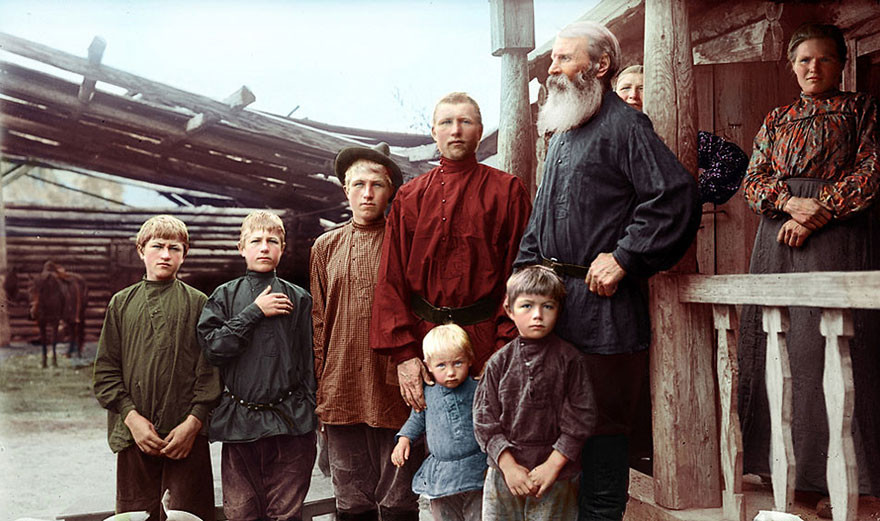
#> input picture 2c.png, 880 x 521 px
$ python Bilateral_filter_numpy_cupy.py
#> lines starting #> are read from the running program, lines starting #| are printed output that depends on the picture
import numpy as np
import cupy as cp
import cv2
import time
# Базис взят с https://github.com/wctu/bilateralfilter-numpy/blob/master/bilateralfilter.py

# image: входное изображение
# texture: руководящее изображение
# sigma_s: пространственный параметр (pixels)
# sigma_r: ранговый параметр (не нормализованный)
def bilateralfilter(image, texture, sigma_s, sigma_r):
    r = int(np.ceil(3 * sigma_s))
    # Image padding
    if image.ndim == 3:
        h, w, ch = image.shape
        I = np.pad(image, ((r, r), (r, r), (0, 0)), 'symmetric').astype(np.float32)
    elif image.ndim == 2:
        h, w = image.shape
        I = np.pad(image, ((r, r), (r, r)), 'symmetric').astype(np.float32)
    else:
        print('Входное изображение является не допустимым!')
        return image
    # Check texture size and do padding
    if texture.ndim == 3:
        ht, wt, cht = texture.shape
        if ht != h or wt != w:
            print('Руководящее изображение не совпадает с входным изображением!')
            return image
        T = np.pad(texture, ((r, r), (r, r), (0, 0)), 'symmetric').astype(np.int32)
    elif texture.ndim == 2:
        ht, wt = texture.shape
        if ht != h or wt != w:
            print('Руководящее изображение не совпадает с входным изображением!')
            return image
        T = np.pad(texture, ((r, r), (r, r)), 'symmetric').astype(np.int32)
    # Pre-compute
    output = np.zeros_like(image)
    scaleFactor_s = 1 / (2 * sigma_s * sigma_s)
    scaleFactor_r = 1 / (2 * sigma_r * sigma_r)
    # A lookup table for range kernel
    LUT = np.exp(-np.arange(256) * np.arange(256) * scaleFactor_r)
    # Generate a spatial Gaussian function
    x, y = np.meshgrid(np.arange(2 * r + 1) - r, np.arange(2 * r + 1) - r)
    kernel_s = np.exp(-(x * x + y * y) * scaleFactor_s)
    # Main body
    if I.ndim == 2 and T.ndim == 2:     # I1T1 filter
        for y in range(r, r + h):
            for x in range(r, r + w):
                wgt = LUT[np.abs(T[y - r:y + r + 1, x - r:x + r + 1] - T[y, x])] * kernel_s
                output[y - r, x - r] = np.sum(wgt * I[y - r:y + r + 1, x - r:x + r + 1]) / np.sum(wgt)
    elif I.ndim == 3 and T.ndim == 2:     # I3T1 filter
        for y in range(r, r + h):
            for x in range(r, r + w):
                wgt = LUT[abs(T[y - r:y + r + 1, x - r:x + r + 1] - T[y, x])] * kernel_s
                wacc = np.sum(wgt)
                output[y - r, x - r, 0] = np.sum(wgt * I[y - r:y + r + 1, x - r:x + r + 1, 0]) / wacc
                output[y - r, x - r, 1] = np.sum(wgt * I[y - r:y + r + 1, x - r:x + r + 1, 1]) / wacc
                output[y - r, x - r, 2] = np.sum(wgt * I[y - r:y + r + 1, x - r:x + r + 1, 2]) / wacc
    elif I.ndim == 3 and T.ndim == 3:     # I3T3 filter
        for y in range(r, r + h):
            for x in range(r, r + w):
                wgt = LUT[abs(T[y - r:y + r + 1, x - r:x + r + 1, 0] - T[y, x, 0])] * \
                      LUT[abs(T[y - r:y + r + 1, x - r:x + r + 1, 1] - T[y, x, 1])] * \
                      LUT[abs(T[y - r:y + r + 1, x - r:x + r + 1, 2] - T[y, x, 2])] * \
                      kernel_s
                wacc = np.sum(wgt)
                output[y - r, x - r, 0] = np.sum(wgt * I[y - r:y + r + 1, x - r:x + r + 1, 0]) / wacc
                output[y - r, x - r, 1] = np.sum(wgt * I[y - r:y + r + 1, x - r:x + r + 1, 1]) / wacc
                output[y - r, x - r, 2] = np.sum(wgt * I[y - r:y + r + 1, x - r:x + r + 1, 2]) / wacc
    elif I.ndim == 2 and T.ndim == 3:     # I1T3 filter
        for y in range(r, r + h):
            for x in range(r, r + w):
                wgt = LUT[abs(T[y - r:y + r + 1, x - r:x + r + 1, 0] - T[y, x, 0])] * \
                      LUT[abs(T[y - r:y + r + 1, x - r:x + r + 1, 1] - T[y, x, 1])] * \
                      LUT[abs(T[y - r:y + r + 1, x - r:x + r + 1, 2] - T[y, x, 2])] * \
                      kernel_s
                output[y - r, x - r] = np.sum(wgt * I[y - r:y + r + 1, x - r:x + r + 1]) / np.sum(wgt)
    else:
        print('Что-то не так!')
        return image

    # return np.clip(output, 0, 255)
    return output

def bilateralfilter_GPU(image, texture, sigma_s, sigma_r):
    r = int(cp.ceil(3 * sigma_s))
    image = cp.asarray(image)
    texture = cp.asarray(texture)
    # Image padding
    if image.ndim == 3:
        h, w, ch = image.shape
        I = cp.pad(image, ((r, r), (r, r), (0, 0)), 'symmetric').astype(cp.float32)
    elif image.ndim == 2:
        h, w = image.shape
        I = cp.pad(image, ((r, r), (r, r)), 'symmetric').astype(cp.float32)
    else:
        print('Входное изображение является не допустимым!')
        return image
    # Check texture size and do padding
    if texture.ndim == 3:
        ht, wt, cht = texture.shape
        if ht != h or wt != w:
            print('Руководящее изображение не совпадает с входным изображением!')
            return image
        T = cp.pad(texture, ((r, r), (r, r), (0, 0)), 'symmetric').astype(cp.int32)
    elif texture.ndim == 2:
        ht, wt = texture.shape
        if ht != h or wt != w:
            print('Руководящее изображение не совпадает с входным изображением!')
            return image
        T = cp.pad(texture, ((r, r), (r, r)), 'symmetric').astype(cp.int32)
    # Pre-compute
    output = cp.zeros_like(image)
    scaleFactor_s = 1 / (2 * sigma_s * sigma_s)
    scaleFactor_r = 1 / (2 * sigma_r * sigma_r)
    # A lookup table for range kernel
    LUT = cp.exp(-cp.arange(256) * cp.arange(256) * scaleFactor_r)
    # Generate a spatial Gaussian function
    x, y = cp.meshgrid(cp.arange(2 * r + 1) - r, cp.arange(2 * r + 1) - r)
    kernel_s = cp.exp(-(x * x + y * y) * scaleFactor_s)
    # Main body
    if I.ndim == 2 and T.ndim == 2:     # I1T1 filter
        for y in range(r, r + h):
            for x in range(r, r + w):
                wgt = LUT[cp.abs(T[y - r:y + r + 1, x - r:x + r + 1] - T[y, x])] * kernel_s
                output[y - r, x - r] = cp.sum(wgt * I[y - r:y + r + 1, x - r:x + r + 1]) / cp.sum(wgt)
    elif I.ndim == 3 and T.ndim == 2:     # I3T1 filter
        for y in range(r, r + h):
            for x in range(r, r + w):
                wgt = LUT[abs(T[y - r:y + r + 1, x - r:x + r + 1] - T[y, x])] * kernel_s
                wacc = cp.sum(wgt)
                output[y - r, x - r, 0] = cp.sum(wgt * I[y - r:y + r + 1, x - r:x + r + 1, 0]) / wacc
                output[y - r, x - r, 1] = cp.sum(wgt * I[y - r:y + r + 1, x - r:x + r + 1, 1]) / wacc
                output[y - r, x - r, 2] = cp.sum(wgt * I[y - r:y + r + 1, x - r:x + r + 1, 2]) / wacc
    elif I.ndim == 3 and T.ndim == 3:     # I3T3 filter
        for y in range(r, r + h):
            for x in range(r, r + w):
                wgt = LUT[abs(T[y - r:y + r + 1, x - r:x + r + 1, 0] - T[y, x, 0])] * \
                      LUT[abs(T[y - r:y + r + 1, x - r:x + r + 1, 1] - T[y, x, 1])] * \
                      LUT[abs(T[y - r:y + r + 1, x - r:x + r + 1, 2] - T[y, x, 2])] * \
                      kernel_s
                wacc = cp.sum(wgt)
                output[y - r, x - r, 0] = cp.sum(wgt * I[y - r:y + r + 1, x - r:x + r + 1, 0]) / wacc
                output[y - r, x - r, 1] = cp.sum(wgt * I[y - r:y + r + 1, x - r:x + r + 1, 1]) / wacc
                output[y - r, x - r, 2] = cp.sum(wgt * I[y - r:y + r + 1, x - r:x + r + 1, 2]) / wacc
    elif I.ndim == 2 and T.ndim == 3:     # I1T3 filter
        for y in range(r, r + h):
            for x in range(r, r + w):
                wgt = LUT[abs(T[y - r:y + r + 1, x - r:x + r + 1, 0] - T[y, x, 0])] * \
                      LUT[abs(T[y - r:y + r + 1, x - r:x + r + 1, 1] - T[y, x, 1])] * \
                      LUT[abs(T[y - r:y + r + 1, x - r:x + r + 1, 2] - T[y, x, 2])] * \
                      kernel_s
                output[y - r, x - r] = cp.sum(wgt * I[y - r:y + r + 1, x - r:x + r + 1]) / cp.sum(wgt)
    else:
        print('Что-то не так!')
        return image

    # return np.clip(output, 0, 255)
    return output

if __name__ == '__main__':
    sigma_s = 1
    sigma_r = 0.3*255
    img = cv2.imread('2c.png')
#> img is the input picture: shape (521, 880, 3); mean B, G, R 90.8, 94.7, 113.1
    img_gray = cv2.cvtColor(img, cv2.COLOR_BGR2GRAY)
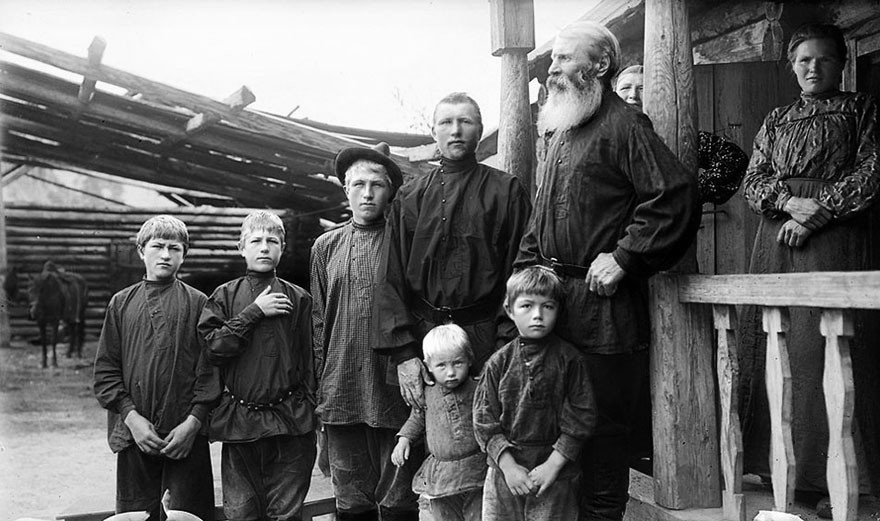
#> img_gray: shape (521, 880); min 0, max 255, mean 99.7

    tic = time.time()
    img_bf = bilateralfilter(img, img_gray, sigma_s, sigma_r)
#> in bilateralfilter, `I = np.pad(image, ((r, r), (r, r), (0, 0)), 'symmetric').astype(np.flo..`:
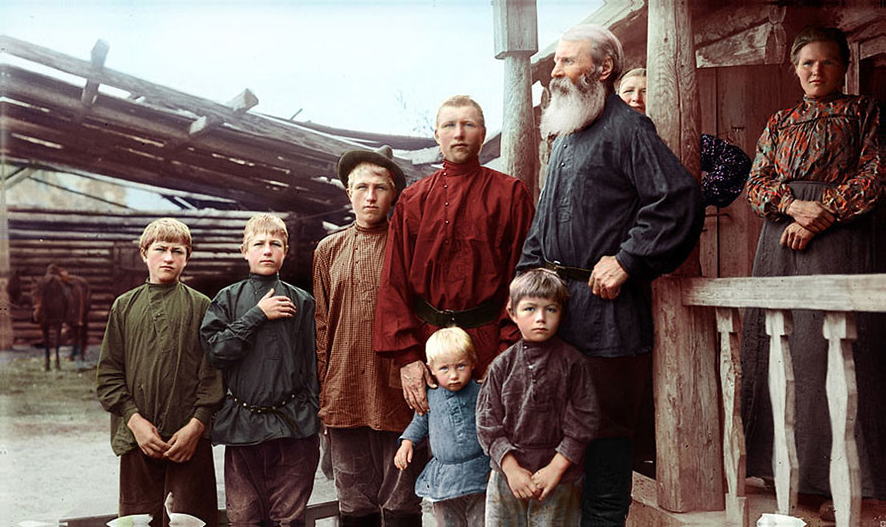
#> I: shape (527, 886, 3) float32; mean B, G, R 91.3, 95.2, 113.4
#> in bilateralfilter, `T = np.pad(texture, ((r, r), (r, r)), 'symmetric').astype(np.int32)`:
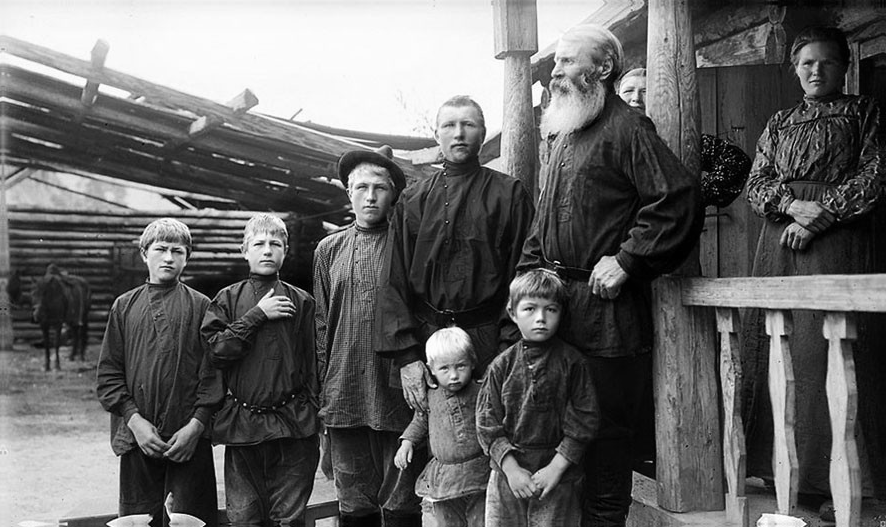
#> T: shape (527, 886) int32; min 0, max 255, mean 100.2
    toc = time.time()
    print('Затраченное время CPU: %f c.' % (toc - tic))
    tic = time.time()
    img_bf_gpu = bilateralfilter_GPU(img, img_gray, sigma_s, sigma_r)
#> (the run stopped early here; a loop or call above may not have finished)
